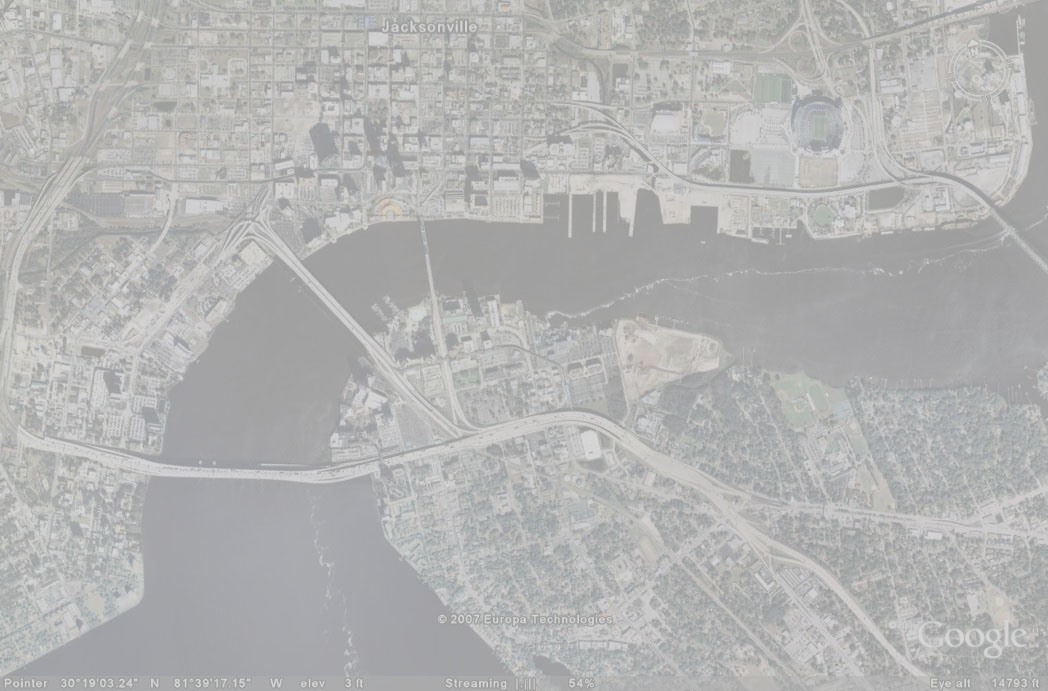
#> input picture questoes_aula/sat_map3.tif, 1048 x 691 px, found by its file name
$ python 02_Questao_Aula.py
#> lines starting #> are read from the running program, lines starting #| are printed output that depends on the picture
# -*- coding: utf-8 -*-

import imageio
import matplotlib.pyplot as plt
import numpy


img = imageio.imread('Z:/DRPI/questoes_aula/sat_map3.tif')
#> img is the input picture: shape (691, 1048, 3); mean R, G, B 179, 179.2, 178.8
dim = img.shape
#> dim = (691, 1048, 3)
col = dim[1]
#> col = 1048
lin = dim[0]
#> lin = 691


def histogram(img, s, rgb):
    """
    Função que desenha os histogramas
    :param img: A imagem
    :param s: A legenda
    :param rgb: A cor pretendida
    :return: O histograma
    """
    hs = plt.hist(img.ravel(), bins = 256, range=(0, 255), color= rgb, histtype = 'step')
    helc = hs[0]
    plt.title(s, fontsize = 10)
    return helc


def elc_no_saturation(img):
    """
    Função que devolve o elc da imagem sem saturação
    :param img: a imagem a utilizar
    :return: O elc da imagem
    """
    min_img = abs(float(numpy.min(img)))
    max_img = abs(float(numpy.max(img)))
    lower_threshhold = 0
    higher_threshhold = 255
    elc_result = (img - min_img) * ((higher_threshhold - lower_threshhold) / (max_img - min_img)) + lower_threshhold
    return elc_result


def elc_saturation(img):
    """
    Função que devolve o elc com saturação
    :param img: a imagem a utilizar
    :return: O elc da imagem com saturação
    """
    h, r = numpy.histogram(img, bins=256, range=(0, 256))
    c = 0
    d = 255

    saturation = 2.0 / 100
    p = h.astype(float) / (lin * col)
    pa = numpy.cumsum(p)

    a1 = float(numpy.count_nonzero(pa <= saturation / 2) - 1)
    b1 = float(numpy.count_nonzero(pa <= (1 - saturation / 2)) - 1)
    elc_sat_final = ((img.astype(float) - a1) * ((d - c) / (b1 - a1)) + c).clip(0, 255)

    return elc_sat_final

def equalization(img):
    """
    Função que equaliza o histograma
    :param img: a imagem a aplicar a equalização
    :return: O histograma equalizado
    """
    h,r = numpy.histogram(img, bins=256, range=(0, 256))
    p = h/float(dim[0] * dim[1])
    pa = numpy.cumsum(p)
    pa_norm = pa*255
    equ = numpy.zeros((lin,col, dim[2]))
    for i in range(len(pa_norm)):
        equ = equ+(img==i)*int(pa_norm[i])

    return equ

def equalization_2(img):
    """
    Função que equaliza o histograma
    :param img: a imagem a aplicar a equalização
    :return: O histograma equalizado
    """
    h,r = numpy.histogram(img, bins=256, range=(0, 256))
    p = h/float(lin * col)
    pa = numpy.cumsum(p)
    pa_norm = pa*255
    eq = numpy.zeros((lin,col))
    for i in range(len(pa_norm)):
        eq = eq+(img==i)*int(pa_norm[i])

    return numpy.cumsum(h), eq

if __name__ == '__main__':
    # ------------------ Exercicio 1 ----------------------------- #

    # Plot dos Histogramas ELC
    plt.interactive(False)
    plt.figure(figsize=(20, 3))
    plt.subplot(131);
    histogram(elc_no_saturation(img[:, :, 0]), 'Histograma ELC de r', [1, 0, 0])
#> in elc_no_saturation, `min_img = abs(float(numpy.min(img)))`: min_img = 144
#> in elc_no_saturation, `max_img = abs(float(numpy.max(img)))`: max_img = 227
#> in histogram, `helc = hs[0]`: helc = 256 values, max 37782 at index 58, min 0 at index 1, mean 2828.8
    plt.subplot(132);
    histogram(elc_no_saturation(img[:, :, 1]), 'Histograma ELC de g', [0, 1, 0])
    plt.subplot(133);
    histogram(elc_no_saturation(img[:, :, 2]), 'Histograma ELC de b', [0, 0, 1])
#> in elc_no_saturation (call 3), `max_img = abs(float(numpy.max(img)))`: max_img = 223
#> in elc_no_saturation (call 3), `elc_result = (img - min_img) * ((higher_threshhold - lower_threshhold)..`:
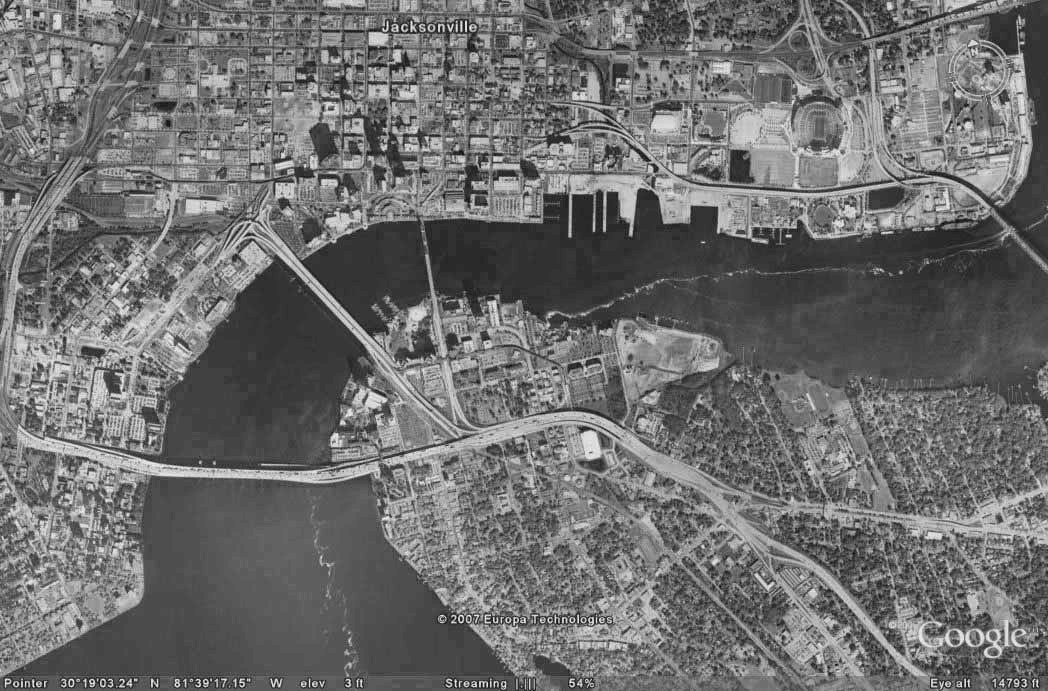
#> elc_result: shape (691, 1048) float64; min 0, max 255, mean 110.5

    # Plot dos histogramas ELC saturados
    plt.figure(figsize=(20, 3))
    plt.subplot(131);
    histogram(elc_saturation(img[:, :, 0]), 'Histograma ELC de sat. r', [1, 0, 0])
#> in elc_saturation, `h, r = numpy.histogram(img, bins=256, range=(0, 256))`: h = 256 values, max 37782 at index 163, min 0 at index 0, mean 2828.8; r = 257 values from 0 to 256
#> in elc_saturation, `p = h.astype(float) / (lin * col)`: p = 256 values, max 0.0522 at index 163, min 0 at index 0, mean 0.00391
#> in elc_saturation, `pa = numpy.cumsum(p)`: pa = 256 values from 0 to 1
#> in elc_saturation, `a1 = float(numpy.count_nonzero(pa <= saturation / 2) - 1)`: a1 = 157
#> in elc_saturation, `b1 = float(numpy.count_nonzero(pa <= (1 - saturation / 2)) - 1)`: b1 = 209
    plt.subplot(132);
    histogram(elc_saturation(img[:, :, 1]), 'Histograma ELC de sat. g', [0, 1, 0])
    plt.subplot(133);
    histogram(elc_saturation(img[:, :, 2]), 'Histograma ELC de sat. b', [0, 0, 1])
#> in elc_saturation (call 3), `h, r = numpy.histogram(img, bins=256, range=(0, 256))`: h = 256 values, max 24850 at index 167, min 0 at index 0, mean 2828.8
#> in elc_saturation (call 3), `p = h.astype(float) / (lin * col)`: p = 256 values, max 0.0343 at index 167, min 0 at index 0, mean 0.00391
#> in elc_saturation (call 3), `elc_sat_final = ((img.astype(float) - a1) * ((d - c) / (b1 - a1)) + c)..`:
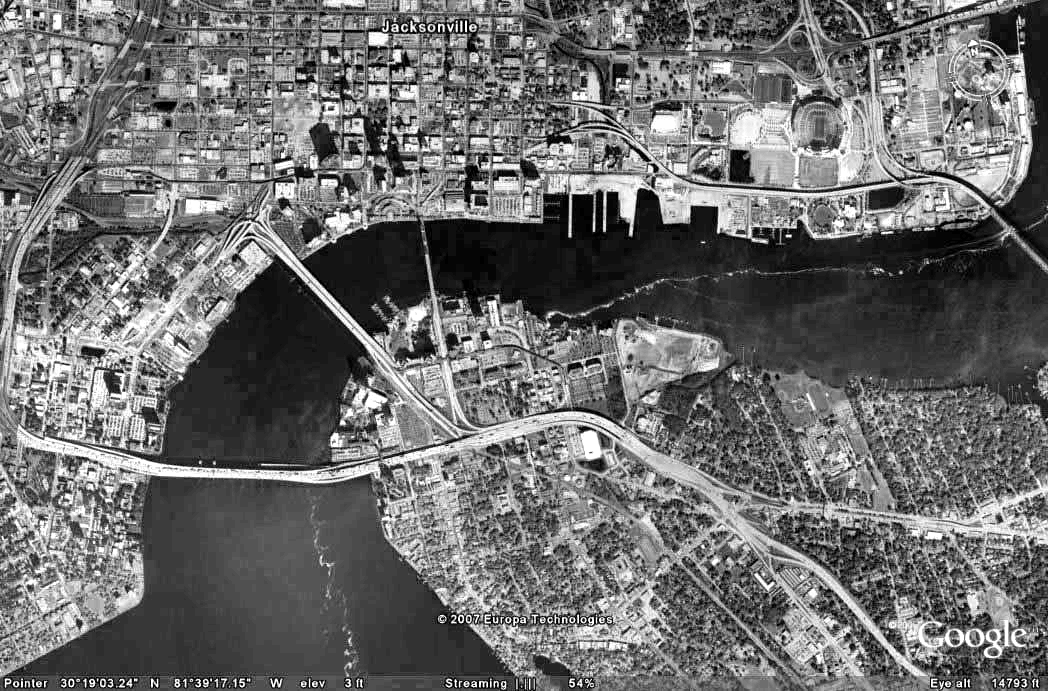
#> elc_sat_final: shape (691, 1048) float64; min 0, max 255, mean 108.9

    # Plot das imagens
    plt.figure(figsize=(20, 3))
    plt.subplot(131);
    plt.imshow(numpy.uint8(img))
    plt.title('Inicial');
    plt.axis('off')
    plt.subplot(132);
    plt.imshow(numpy.uint8(elc_no_saturation(img)))
    plt.title('ELC sem saturacao');
    plt.axis('off')

    plt.subplot(133);plt.imshow(numpy.uint8(elc_saturation(img)), 'gray')
#> in elc_saturation (call 4), `h, r = numpy.histogram(img, bins=256, range=(0, 256))`: h = 256 values, max 91432 at index 163, min 0 at index 0, mean 8486.3
#> in elc_saturation (call 4), `p = h.astype(float) / (lin * col)`: p = 256 values, max 0.126 at index 163, min 0 at index 0, mean 0.0117
#> in elc_saturation (call 4), `pa = numpy.cumsum(p)`: pa = 256 values from 0 to 3
#> in elc_saturation (call 4), `a1 = float(numpy.count_nonzero(pa <= saturation / 2) - 1)`: a1 = 155
#> in elc_saturation (call 4), `b1 = float(numpy.count_nonzero(pa <= (1 - saturation / 2)) - 1)`: b1 = 168
#> in elc_saturation (call 4), `elc_sat_final = ((img.astype(float) - a1) * ((d - c) / (b1 - a1)) + c)..`:
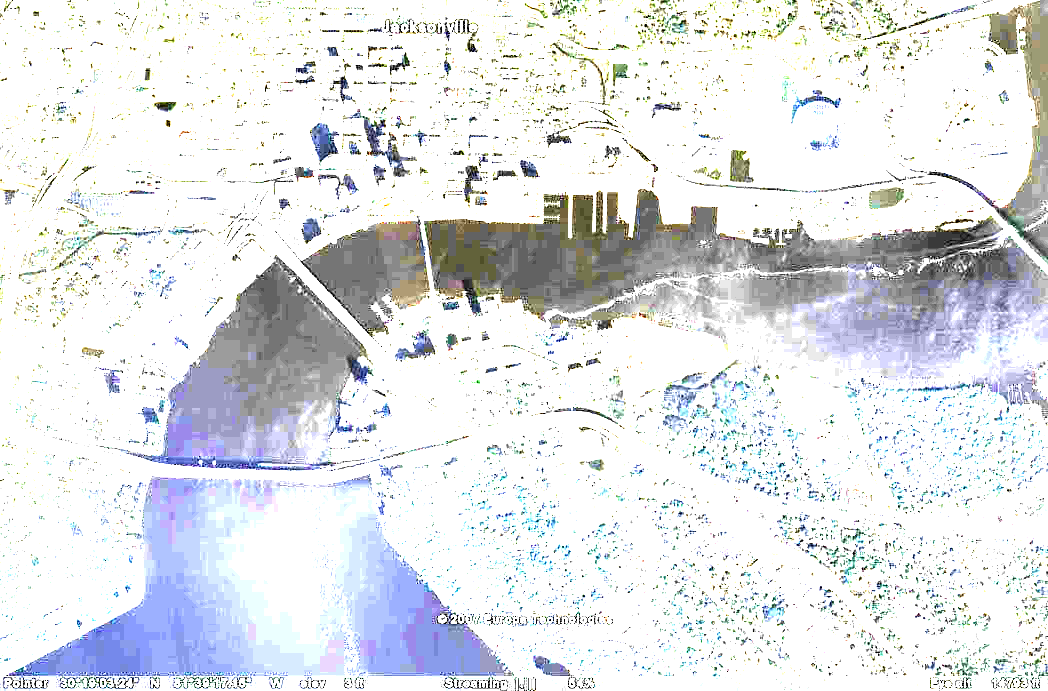
#> elc_sat_final: shape (691, 1048, 3) float64; mean R, G, B 225.5, 228, 231.2
    plt.title('ELC com 0.01% de saturação bilateral');
    plt.axis('off')
    plt.show()

    # ------------------ Exercicio 2 ----------------------------- #

    # Plot dos histogramas não equalizados
    plt.figure(figsize=(20, 3))
    plt.subplot(141);histogram(img[:,:,0], 'Histograma de r', [1,0,0])
    plt.subplot(142);histogram(img[:,:,1], 'Histograma de g', [0,1,0])
    plt.subplot(143);histogram(img[:,:,2], 'Histograma de b', [0,0,1])

    # Plot dos histogramas acumulados
    plt.figure(figsize=(20, 3))
    plt.subplot(141);plt.plot(equalization_2(img[:,:,0])[0], color = 'r')
    plt.title('acumulado hist de r')
    plt.subplot(142);plt.plot(equalization_2(img[:,:,1])[0], color = 'g')
    plt.title('acumulado hist de g')
    plt.subplot(143);plt.plot(equalization_2(img[:,:,2])[0], color = 'b')
#> after the loop in equalization_2 (call 3), `for i in range(len(pa_norm)):`:
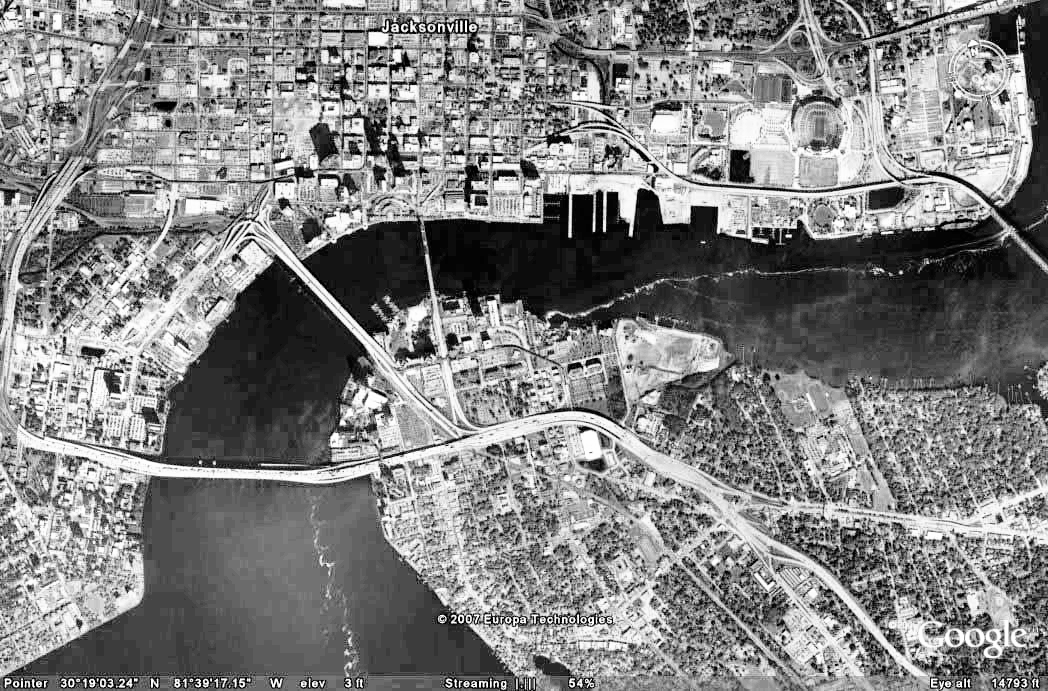
#> eq: shape (691, 1048) float64; min 0, max 254, mean 129.8
    plt.title('acumulado hist de b')

    # Plot dos histogramas equalizados
    plt.figure(figsize=(20, 3))
    plt.subplot(141);red = histogram(equalization_2(img[:,:,0])[1],'Hist equalizado r',[1,0,0])
#> after `red = histogram(equalization_2(img[:, :, 0])[1], 'Hist equalizado r', `: red = 256 values, max 37782 at index 44, min 0 at index 4, mean 2828.8
    plt.subplot(142);green = histogram(equalization_2(img[:,:,0])[1],'Hist equalizado g',[0,1,0])
#> after `green = histogram(equalization_2(img[:, :, 0])[1], 'Hist equalizado g'`: green has the same summary as red
    plt.subplot(143);blue = histogram(equalization_2(img[:,:,0])[1],'Hist equalizado b',[0,0,1])
#> after `blue = histogram(equalization_2(img[:, :, 0])[1], 'Hist equalizado b',`: blue has the same summary as red

    # Plot dos histogramas acumulados a partir do seu equalizado
    plt.figure(figsize=(20, 3))
    plt.subplot(141);plt.plot(numpy.cumsum(red), color = 'r')
    plt.title('acumulado do equal. de r')
    plt.subplot(142);plt.plot(numpy.cumsum(green), color = 'g')
    plt.title('acumulado do equal. de g')
    plt.subplot(143);plt.plot(numpy.cumsum(blue), color = 'b')
    plt.title('acumulado do equal. de b')

    # Plot das imagens
    plt.figure(figsize=(20, 2))
    plt.subplot(141); plt.imshow(numpy.uint8(img))
    plt.title('Inicial'); plt.axis('off')
    plt.subplot(142); plt.imshow(numpy.uint8(equalization(img)), 'gray')
#> in equalization, `h,r = numpy.histogram(img, bins=256, range=(0, 256))`: r = 257 values from 0 to 256
#> in equalization, `pa = numpy.cumsum(p)`: pa = 256 values from 0 to 3
#> in equalization, `pa_norm = pa*255`: pa_norm = 256 values from 0 to 765
#> after the loop in equalization, `for i in range(len(pa_norm)):`:
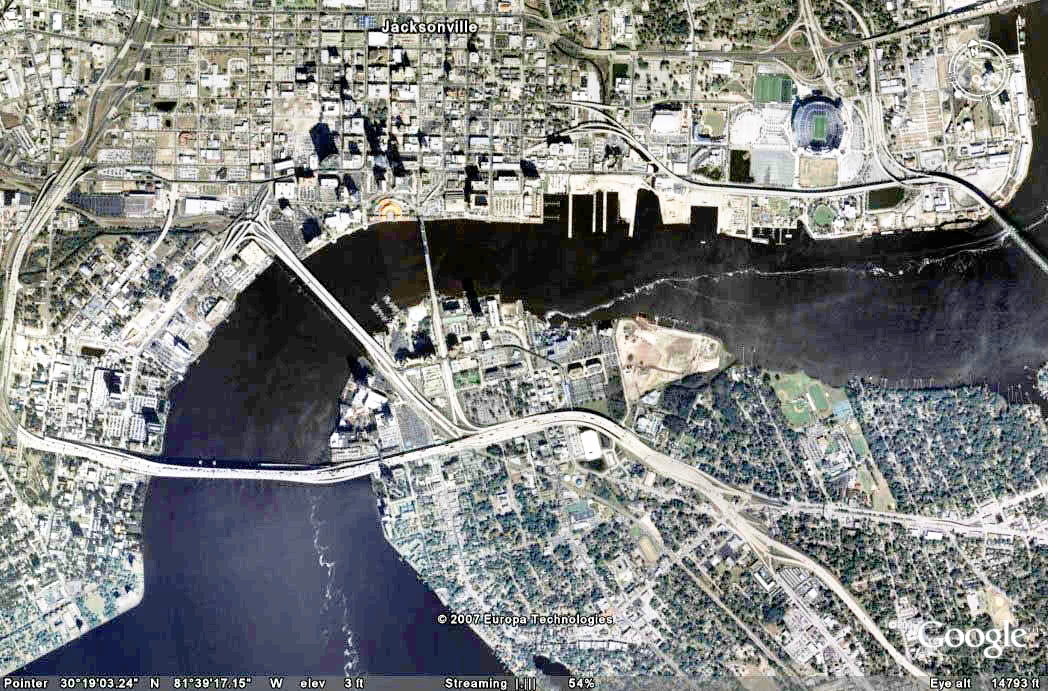
#> equ: shape (691, 1048, 3) float64; mean R, G, B 387.4, 393.4, 390.3; drawn with min black and max white
    plt.title('Imagem equalizada'); plt.axis('off')
    plt.show()
#> figure, not shown here; panel 1: curve peaks at x = 227, y = 724168; panel 2: curve peaks at x = 226, y = 724168; panel 3: curve peaks at x = 223, y = 724168
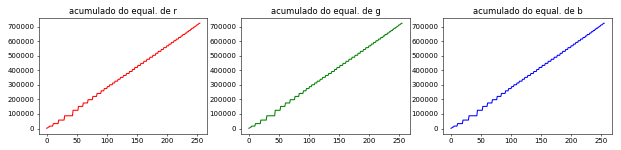
#> figure drawn by matplotlib, 3 panels; panel 1: curve peaks at x = 255, y = 724168; panel 2: curve peaks at x = 255, y = 724168; panel 3: curve peaks at x = 255, y = 724168
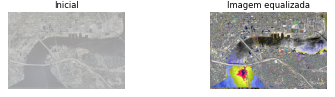
#> figure drawn by matplotlib, 2 panels
